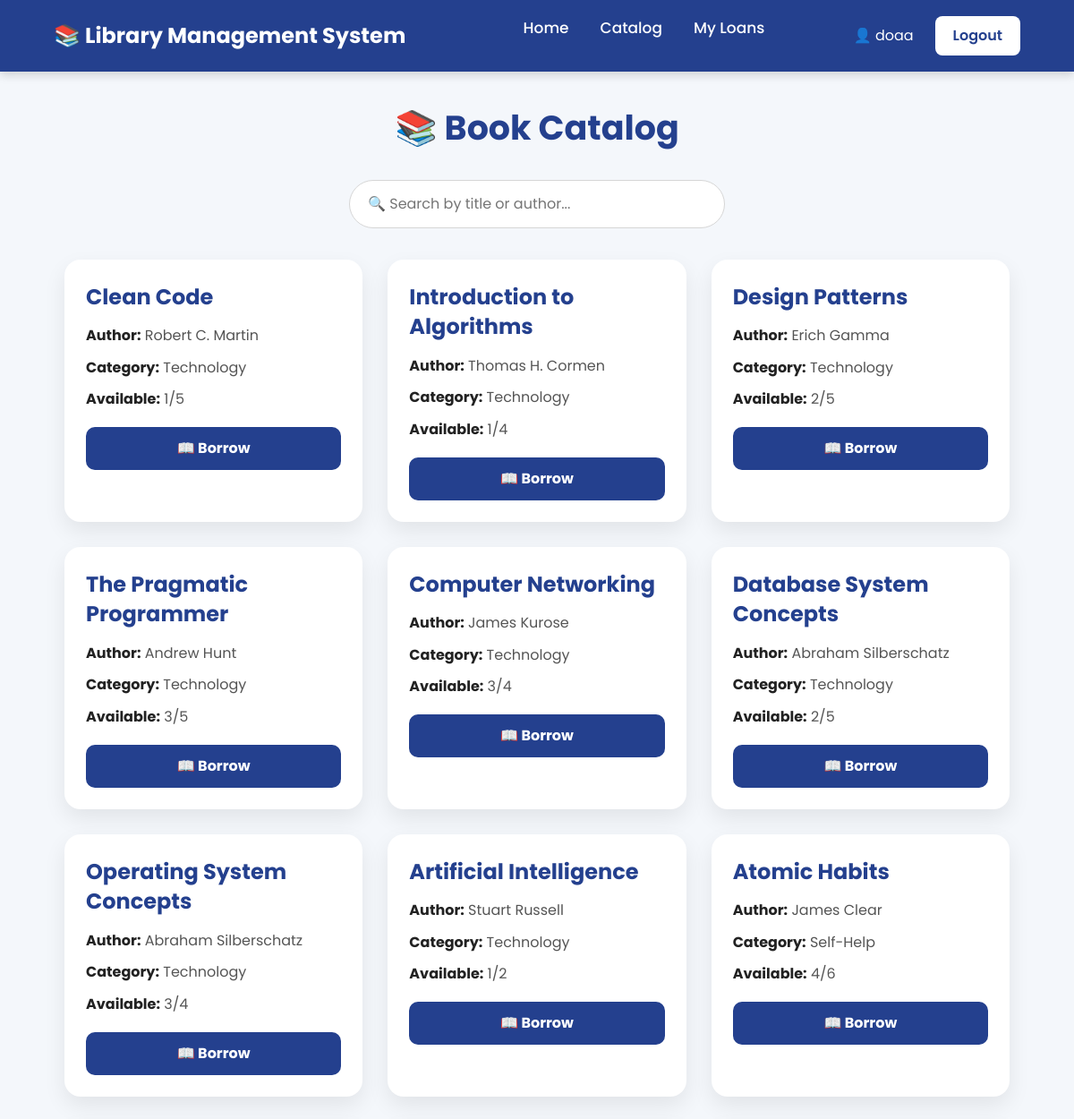
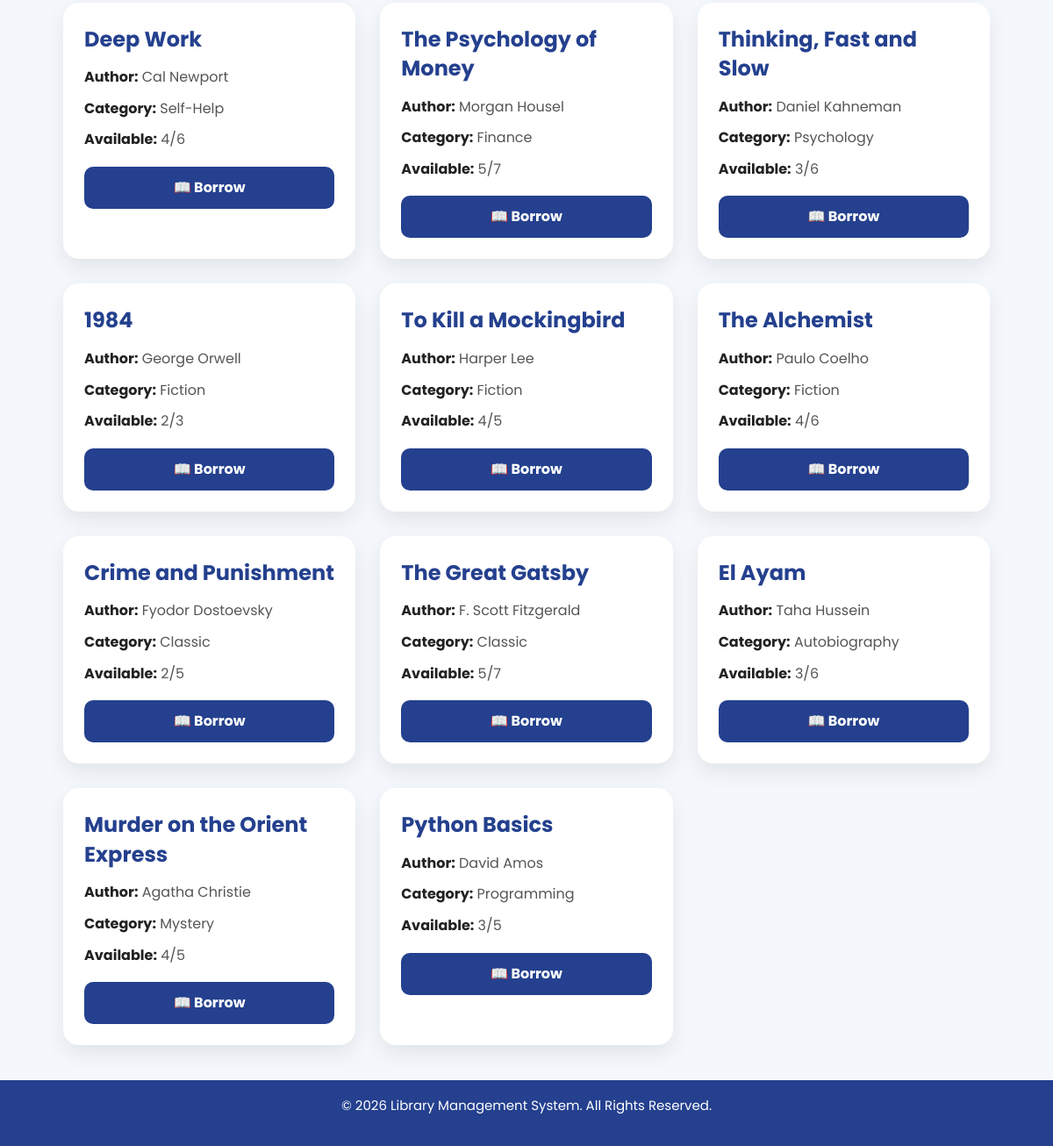
The page /catalog/ (signed in) on the database its author committed (2 pictures, top to bottom).
### accounts/models.py (models this page shows, shortened)
class CustomUser(AbstractUser):
    email = models.EmailField(
        unique=True
    )
    phone = models.CharField(
        max_length=11
    )
    address = models.CharField(
        max_length=200
    )
    is_admin = models.BooleanField(
        default=False
    )
    is_librarian = models.BooleanField(
        default=False
    )

### catalog/models.py (models this page shows, shortened)
class Book(models.Model):
    title = models.CharField(max_length=200, verbose_name="Book Title")
    cover = models.ImageField(upload_to='covers/', blank=True, null=True, verbose_name="Book Cover")
    author = models.CharField(max_length=100, verbose_name="Author Name")
    isbn = models.CharField(max_length=13, unique=True, verbose_name="ISBN")
    category = models.CharField(max_length=50, verbose_name="Category")
    publish_year = models.IntegerField(verbose_name="Publish Year")
    available_copies = models.PositiveIntegerField(default=1, verbose_name="Available Copies")
    total_copies = models.PositiveIntegerField(default=1, verbose_name="Total Copies")
    description = models.TextField(blank=True, null=True, verbose_name="Description")

### catalog/views.py (the view)
# urls.py: path('', views.book_list, name='book_list'),
def book_list(request):
    query = request.GET.get('q')
    category = request.GET.get('category')
    books = Book.objects.all()
    if query:
        books = books.filter(title__icontains=query) | books.filter(author__icontains=query)
    if category:
        books = books.filter(category=category)
    return render(request, 'catalog/book_list.html', {'books': books})

### catalog/templates/catalog/book_list.html (shortened to what this page needs)
{% extends 'base.html' %}
{% load static %}
{% block content %}
<h1 class="page-title">
    📚 Book Catalog
</h1>
<div class="search-box">
    <input
        type="text"
        id="bookSearch"
        placeholder="🔍 Search by title or author..."
    >
</div>
<div class="books-container">
{% for book in books %}
<div class="book-card" data-book>
    <h3>
        <a href="{% url 'book_detail' book.id %}">
            {{ book.title }}
        </a>
    </h3>
    <p>
        <strong>Author:</strong>
        {{ book.author }}
    </p>
    <p>
        <strong>Category:</strong>
        {{ book.category }}
    </p>
    <p>
        <strong>Available:</strong>
        {{ book.available_copies }}/{{ book.total_copies }}
    </p>
    {% if book.available_copies > 0 %}
    <a href="{% url 'borrow_book' book.id %}"
     style="
                    display:block;
                    width:100%;
                    padding:12px;
                    margin-top:18px;
                    background:#24408e;
                    color:white;
                    text-decoration:none;
                    text-align:center;
                    border-radius:10px;
                    font-size:16px;
                    font-weight:bold;
                    transition:.3s;
               "
               onmouseover="this.style.background='#18306d'"
               onmouseout="this.style.background='#24408e'">
        📖 Borrow
    </a>
    {% endif %}
</div>
{% empty %}
  <div class="no-books">
<h3>
    No books found.
</h3>
</div>
{% endfor %}
</div>
{% endblock %}

### templates/base.html (shortened to what this page needs)
{% load static %}
<!DOCTYPE html>
<html lang="en">
<head>
    <link href="https://cdn.jsdelivr.net/npm/bootstrap@5.3.3/dist/css/bootstrap.min.css" rel="stylesheet">
    <link rel="stylesheet" href="https://cdnjs.cloudflare.com/ajax/libs/font-awesome/6.6.0/css/all.min.css">
    <link rel="stylesheet" href="{% static 'css/base.css' %}">
    <link rel="stylesheet" href="{% static 'css/accounts.css' %}">
    <link rel="stylesheet" href="{% static 'css/catalog.css' %}">
</head>
<body>
    <header>
        <nav class="navbar">
            <div class="logo">
                <a href="{% url 'book_list' %}" style="
                text-decoration:none;
                color:white;
                font-size:24px;
                font-weight:bold;
           ">
                    📚 Library Management System
                </a>
            </div>
            <ul class="nav-links">
                <li>
                    <a href="{% url 'book_list' %}">
                        Home
                    </a>
                </li>
                <li>
                    <a href="{% url 'book_list' %}">
                        Catalog
                    </a>
                </li>
                {% if user.is_authenticated %}
                <li>
                    <a href="{% url 'my_loans' %}">
                        My Loans
                    </a>
                </li>
                {% endif %}
            </ul>
            <div class="nav-buttons">
                {% if user.is_authenticated %}
                <a href="{% url 'profile' %}" style="
                        color:white;
                       margin-right:12px;
                        text-decoration:none;
                        " onmouseover="this.style.textDecoration='none';
                          " onmouseout="this.style.textDecoration='none';">
                    👤 {{ user.username }}
                </a>
                <a href="{% url 'logout' %}" class="btn login-btn">
                    Logout
                </a>
                {% endif %}
            </div>
        </nav>
    </header>
    <main class="container">
        {% block content %}
        {% endblock %}
    </main>
    <footer>
        <p>
            &copy; 2026 Library Management System. All Rights Reserved.
        </p>
    </footer>
</body>
</html>

### static/css/base.css (style rules this page uses)
* { margin:0; padding:0; box-sizing:border-box; font-family:'Poppins',sans-serif; }
body { background:#f4f7fb; color:#333; min-height:100vh; display:flex; flex-direction:column; }
header { background:#24408e; box-shadow:0 4px 10px rgba(0,0,0,.15); }
.navbar { width:90%; max-width:1300px; margin:auto; display:flex; justify-content:space-between; align-items:center; padding:18px 0; }
.nav-links { display:flex; gap:35px; list-style:none; }
.nav-links a { color:#fff; text-decoration:none; font-size:17px; font-weight:500; transition:.3s; }
.nav-buttons { display:flex; align-items:center; gap:12px; }
.btn { text-decoration:none; border:none; border-radius:8px; padding:10px 20px; transition:.3s; cursor:pointer; font-weight:600; }
.login-btn { background:#fff; color:#24408e; }
.container { width:90%; max-width:1200px; margin:40px auto; flex:1; }
footer { margin-top:auto; background:#24408e; color:#fff; text-align:center; padding:18px; font-size:15px; }

### static/css/catalog.css (style rules this page uses)
.page-title { text-align:center; color:#24408e; font-size:38px; font-weight:700; margin-bottom:35px; }
.search-box { display:flex; justify-content:center; margin-bottom:35px; }
.search-box input { width:420px; max-width:90vw; padding:14px 20px; border-radius:40px; border:1px solid #d6d6d6; outline:none; font-size:16px; transition:.3s; }
.books-container { display:grid; grid-template-columns:repeat(auto-fit,minmax(300px,1fr)); gap:28px; }
.book-card { background:white; border-radius:18px; padding:24px; box-shadow:0 10px 25px rgba(0,0,0,.08); transition:.35s; }
.book-card h3 { margin-bottom:15px; }
.book-card h3 a { text-decoration:none; color:#24408e; font-size:24px; font-weight:bold; transition:.3s; }
.book-card p { margin-bottom:10px; color:#555; line-height:1.6; }
.book-card strong { color:#222; }

### rows shown on the page
CustomUser: username "doaa"
Book: title "Clean Code", author "Robert C. Martin", category "Technology", available_copies "1", total_copies "5", shows "📖 Borrow"
Book: title "Introduction to Algorithms", author "Thomas H. Cormen", category "Technology", available_copies "1", total_copies "4", shows "📖 Borrow"
Book: title "Design Patterns", author "Erich Gamma", category "Technology", available_copies "2", total_copies "5", shows "📖 Borrow"
Book: title "The Pragmatic Programmer", author "Andrew Hunt", category "Technology", available_copies "3", total_copies "5", shows "📖 Borrow"
Book: title "Computer Networking", author "James Kurose", category "Technology", available_copies "3", total_copies "4", shows "📖 Borrow"
Book: title "Database System Concepts", author "Abraham Silberschatz", category "Technology", available_copies "2", total_copies "5", shows "📖 Borrow"
Book: title "Operating System Concepts", author "Abraham Silberschatz", category "Technology", available_copies "3", total_copies "4", shows "📖 Borrow"
Book: title "Artificial Intelligence", author "Stuart Russell", category "Technology", available_copies "1", total_copies "2", shows "📖 Borrow"
Book: title "Atomic Habits", author "James Clear", category "Self-Help", available_copies "4", total_copies "6", shows "📖 Borrow"
Book: title "Deep Work", author "Cal Newport", category "Self-Help", available_copies "4", total_copies "6", shows "📖 Borrow"
Book: title "The Psychology of Money", author "Morgan Housel", category "Finance", available_copies "5", total_copies "7", shows "📖 Borrow"
Book: title "Thinking, Fast and Slow", author "Daniel Kahneman", category "Psychology", available_copies "3", total_copies "6", shows "📖 Borrow"
Book: title "1984", author "George Orwell", category "Fiction", available_copies "2", total_copies "3", shows "📖 Borrow"
Book: title "To Kill a Mockingbird", author "Harper Lee", category "Fiction", available_copies "4", total_copies "5", shows "📖 Borrow"
Book: title "The Alchemist", author "Paulo Coelho", category "Fiction", available_copies "4", total_copies "6", shows "📖 Borrow"
Book: title "Crime and Punishment", author "Fyodor Dostoevsky", category "Classic", available_copies "2", total_copies "5", shows "📖 Borrow"
Book: title "The Great Gatsby", author "F. Scott Fitzgerald", category "Classic", available_copies "5", total_copies "7", shows "📖 Borrow"
Book: title "El Ayam", author "Taha Hussein", category "Autobiography", available_copies "3", total_copies "6", shows "📖 Borrow"
Book: title "Murder on the Orient Express", author "Agatha Christie", category "Mystery", available_copies "4", total_copies "5", shows "📖 Borrow"
Book: title "Python Basics", author "David Amos", category "Programming", available_copies "3", total_copies "5", shows "📖 Borrow"
